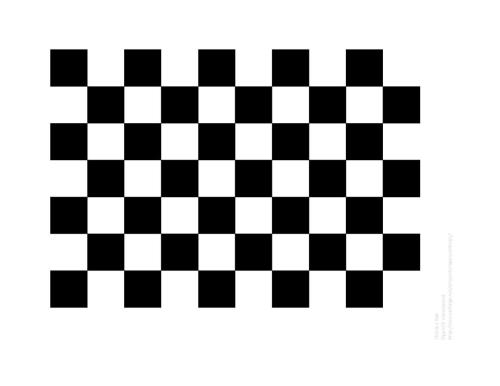
#> input picture Computer Vision/00OpenCV/image/chessboard.jpg, 500 x 386 px
$ python '30.2亚像素级精度角点.py'
#> lines starting #> are read from the running program, lines starting #| are printed output that depends on the picture; after the words box and inside, x2 and y2 are one past the last pixel; in counts of white or black regions, pixels touching at a corner belong together
import cv2
import numpy as np

filename = './image/chessboard.jpg'
img = cv2.imread(filename)
#> img is the input picture: shape (386, 500, 3); min 0, max 255, mean 191.1
gray = cv2.cvtColor(img, cv2.COLOR_BGR2GRAY)

# find Harris corners
gray = np.float32(gray)
dst = cv2.cornerHarris(gray, 2, 3, 0.04)
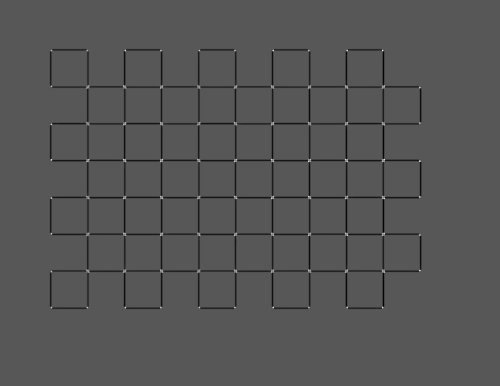
#> dst: shape (386, 500) float32; min -141505136, max 270969088, mean -3434060.5; drawn with min black and max white
dst = cv2.dilate(dst, None)
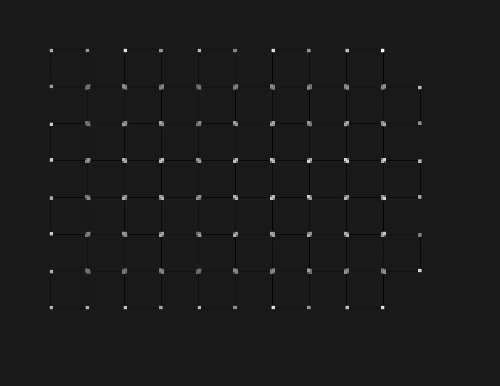
#> dst: shape (386, 500) float32; min -30299520, max 270969088, mean 974700.1; drawn with min black and max white
ret, dst = cv2.threshold(dst, 0.01*dst.max(), 255, 0)
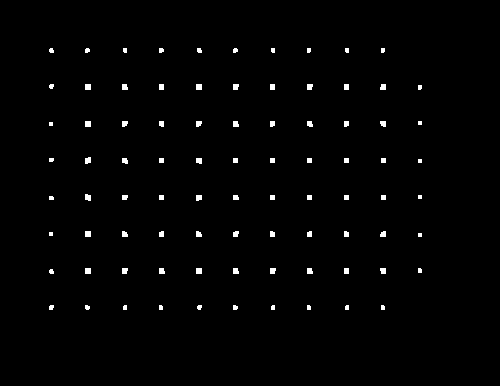
#> dst: shape (386, 500) float32; 1.2% white; 86 white regions (21 under 20 px), largest, box (x1, y1, x2, y2) and area: (85, 84, 91, 90) 36, (196, 84, 202, 90) 36, (85, 121, 91, 127) 36
#> ret = 2709690.9
dst = np.uint8(dst)

# find centroids
ret, labels, stats, centroids = cv2.connectedComponentsWithStats(dst)
#> labels: shape (386, 500) int32; 87 distinct labels, from 0 to 86
#> ret = 87; stats = 87 rows, first 6: [0, 0, 500, 386, 190741], [49, 48, 5, 5, 21], [85, 48, 5, 5, 21], [123, 48, 4, 5, 19], [159, 48, 5, 5, 22], [197, 48, 5, 5, 22]; centroids = 87 pairs, first value 50.5 to 419.5, second value 49.89 to 307.1

# define the criteria to stop and refine the corners
criteria = (cv2.TERM_CRITERIA_EPS + cv2.TERM_CRITERIA_MAX_ITER, 100, 0.001)  # 这个很新。
corners = cv2.cornerSubPix(gray, np.float32(centroids), (5, 5), (-1, -1), criteria)
#> corners = 87 pairs, first value 49.75 to 419.5, second value 48.87 to 307.2

for i in range(len(corners)):
    cv2.circle(img, tuple(corners[i]), 10, (0, 0, 255), -1)
#> this loop made 87 passes
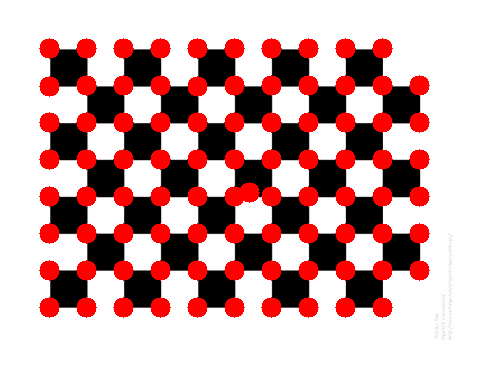
#> img: shape (386, 500, 3); 14.27% of pixels changed, all inside (x1, y1, x2, y2) = (39, 38, 430, 318)
# Now draw them
res = np.hstack((centroids, corners))
#> res = 87 rows, first 6: [249.8, 192.7, 249.8, 192.7], [51, 50.14, 49.78, 48.92], [86.86, 50, 86.89, 48.91], [124.6, 49.89, 123.6, 48.92], [160.8, 49.91, 160.6, 48.92], [198.9, 50.05, 197.8, 48.95]
res = np.int0(res)
#> res = 87 rows, first 6: [249, 192, 249, 192], [51, 50, 49, 48], [86, 50, 86, 48], [124, 49, 123, 48], [160, 49, 160, 48], [198, 50, 197, 48]
img[res[:, 1], res[:, 0]] = [0, 0, 255]
img[res[:, 3], res[:, 2]] = [0, 255, 0]
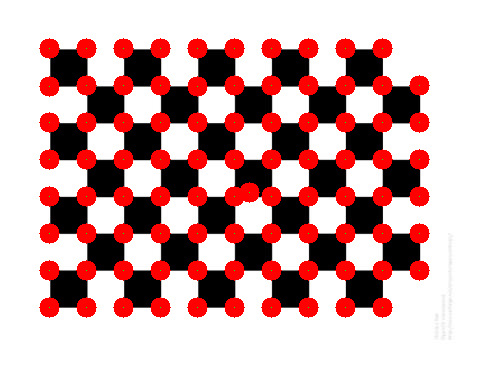
#> img: shape (386, 500, 3); 0.05% of pixels changed, all inside (x1, y1, x2, y2) = (49, 48, 420, 308)

# cv2.imwrite('subpixel5.png', img)
cv2.imshow('subpixel5.png', img)
cv2.waitKey(0)
cv2.destroyAllWindows()

$ run again, with Computer Vision/00OpenCV/image/23.1.1_0numpy傅里叶变换.jpg copied over Computer Vision/00OpenCV/image/chessboard.jpg
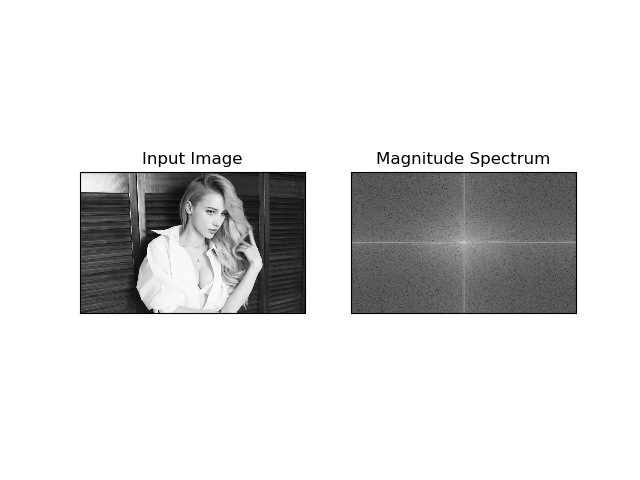
#> input picture Computer Vision/00OpenCV/image/23.1.1_0numpy傅里叶变换.jpg, 640 x 480 px
#> img is the input picture: shape (480, 640, 3); min 0, max 255, mean 222.6
#> `ret, dst = cv2.threshold(dst, 0.01*dst.max(), 255, 0)`:
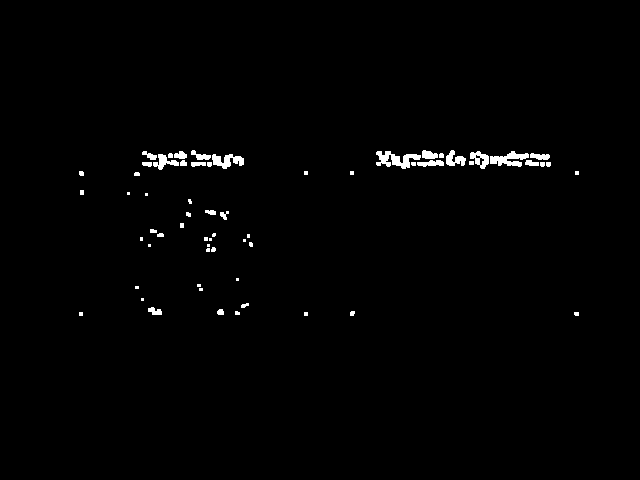
#> dst: shape (480, 640) float32; 1.1% white; 62 white regions (26 under 20 px), largest, box (x1, y1, x2, y2) and area: (376, 151, 421, 169) 408, (490, 151, 529, 167) 334, (212, 154, 244, 169) 279
#> `ret, dst = cv2.threshold(dst, 0.01*dst.max(), 255, 0)`: ret = 4896193.6
#> labels: shape (480, 640) int32; 63 distinct labels, from 0 to 62
#> `ret, labels, stats, centroids = cv2.connectedComponentsWithStats(dst)`: ret = 63; stats = 63 rows, first 6: [0, 0, 640, 480, 303931], [142, 151, 15, 9, 70], [174, 151, 13, 8, 76], [191, 150, 20, 10, 99], [376, 151, 45, 18, 408], [422, 150, 16, 9, 110]; centroids = 63 pairs, first value 80.5 to 576.5, second value 154.6 to 313.5
#> corners = 63 pairs, first value 79.44 to 576.6, second value 153.5 to 313.6
#> the loop `for i in range(len(corners)):` made 63 passes
#> after the loop `for i in range(len(corners)):`:
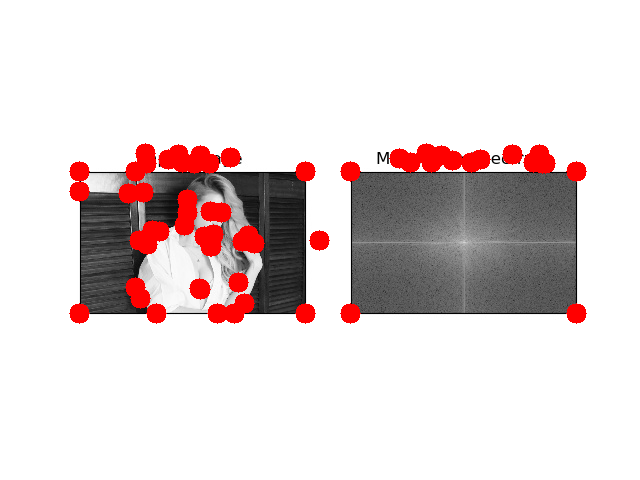
#> img: shape (480, 640, 3); 4.92% of pixels changed, all inside (x1, y1, x2, y2) = (69, 143, 587, 324)
#> `res = np.hstack((centroids, corners))`: res = 63 rows, first 6: [319.4, 240.1, 319.4, 240.1], [149.4, 155.2, 145.3, 153.6], [180.2, 154.9, 178.6, 154.1], [200.4, 155.5, 200.4, 155.5], [395.7, 159, 399.5, 159], [428.7, 154.6, 426.4, 153.5]
#> `res = np.int0(res)`: res = 63 rows, first 6: [319, 240, 319, 240], [149, 155, 145, 153], [180, 154, 178, 154], [200, 155, 200, 155], [395, 159, 399, 158], [428, 154, 426, 153]

$ run again, with Computer Vision/00OpenCV/image/23.1.1_1numpy逆傅里叶变换0.jpg copied over Computer Vision/00OpenCV/image/chessboard.jpg
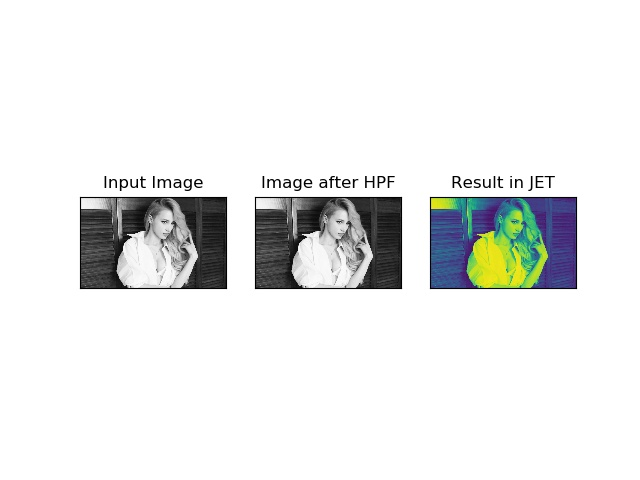
#> input picture Computer Vision/00OpenCV/image/23.1.1_1numpy逆傅里叶变换0.jpg, 640 x 480 px
#> img is the input picture: shape (480, 640, 3); mean B, G, R 234.5, 235.1, 234
#> `ret, dst = cv2.threshold(dst, 0.01*dst.max(), 255, 0)`:
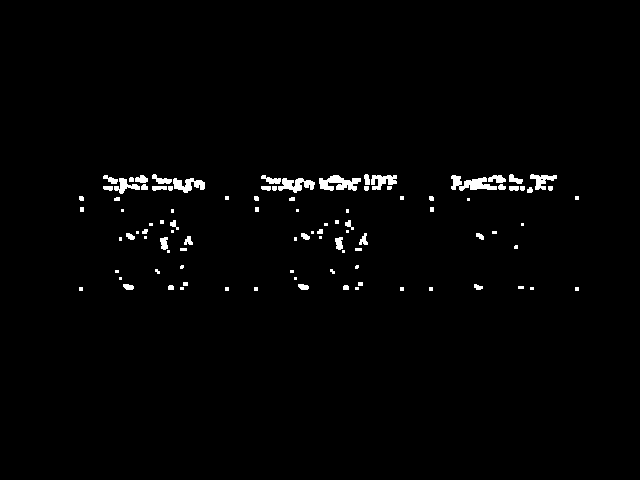
#> dst: shape (480, 640) float32; 1.5% white; 99 white regions (44 under 20 px), largest, box (x1, y1, x2, y2) and area: (319, 175, 361, 191) 406, (451, 175, 497, 191) 397, (278, 178, 315, 193) 314
#> `ret, dst = cv2.threshold(dst, 0.01*dst.max(), 255, 0)`: ret = 4912728.3
#> labels: shape (480, 640) int32; 100 distinct labels, from 0 to 99
#> `ret, labels, stats, centroids = cv2.connectedComponentsWithStats(dst)`: ret = 100; stats = 100 rows, first 6: [0, 0, 640, 480, 302600], [103, 175, 15, 9, 70], [135, 175, 13, 8, 76], [152, 174, 20, 10, 102], [261, 175, 20, 9, 100], [319, 175, 42, 16, 406]; centroids = 100 pairs, first value 80.5 to 576.5, second value 178.6 to 288.5
#> corners = 100 pairs, first value 79.46 to 576.6, second value 176.5 to 288.6
#> the loop `for i in range(len(corners)):` made 100 passes
#> `res = np.hstack((centroids, corners))`: res = 100 rows, first 6: [319.6, 240, 319.6, 240], [110.4, 179.2, 106.2, 177.6], [141.2, 178.9, 139.6, 178.1], [161.2, 179.5, 161.2, 179.5], [271.1, 179.5, 271.1, 179.5], [338.4, 182.9, 338.4, 182.9]
#> `res = np.int0(res)`: res = 100 rows, first 6: [319, 240, 319, 240], [110, 179, 106, 177], [141, 178, 139, 178], [161, 179, 161, 179], [271, 179, 271, 179], [338, 182, 338, 182]
#> `img[res[:, 3], res[:, 2]] = [0, 255, 0]`:
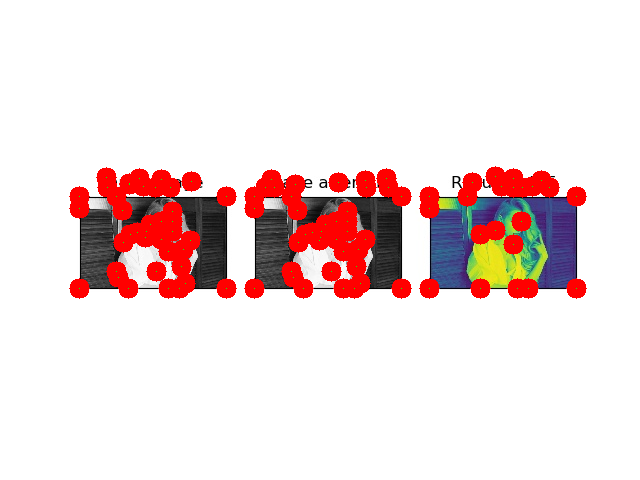
#> img: shape (480, 640, 3); mean B, G, R 220.5, 220.9, 239.6

$ run again, with Computer Vision/00OpenCV/image/23.1.1_1numpy逆傅里叶变换10.jpg copied over Computer Vision/00OpenCV/image/chessboard.jpg
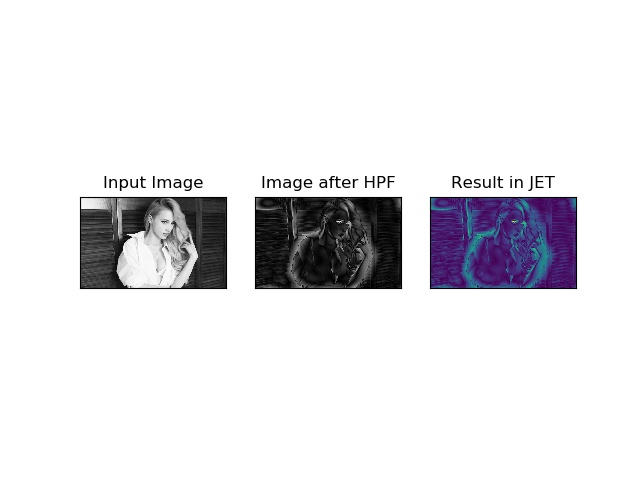
#> input picture Computer Vision/00OpenCV/image/23.1.1_1numpy逆傅里叶变换10.jpg, 640 x 480 px
#> img is the input picture: shape (480, 640, 3); mean B, G, R 231.5, 228.4, 229.4
#> `ret, dst = cv2.threshold(dst, 0.01*dst.max(), 255, 0)`:
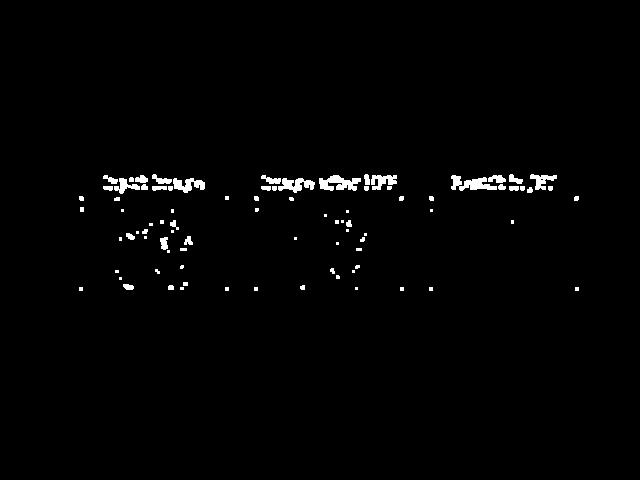
#> dst: shape (480, 640) float32; 1.4% white; 86 white regions (39 under 20 px), largest, box (x1, y1, x2, y2) and area: (319, 175, 361, 191) 406, (451, 175, 497, 191) 397, (278, 178, 315, 193) 314
#> `ret, dst = cv2.threshold(dst, 0.01*dst.max(), 255, 0)`: ret = 4912728.3
#> labels: shape (480, 640) int32; 87 distinct labels, from 0 to 86
#> `ret, labels, stats, centroids = cv2.connectedComponentsWithStats(dst)`: ret = 87; stats = 87 rows, first 6: [0, 0, 640, 480, 303044], [103, 175, 15, 9, 70], [135, 175, 13, 8, 76], [152, 174, 20, 10, 102], [261, 175, 20, 9, 100], [319, 175, 42, 16, 406]; centroids = 87 pairs, first value 80.5 to 576.5, second value 178.6 to 288.5
#> corners = 87 pairs, first value 79.46 to 576.6, second value 176.5 to 288.6
#> the loop `for i in range(len(corners)):` made 87 passes
#> after the loop `for i in range(len(corners)):`:
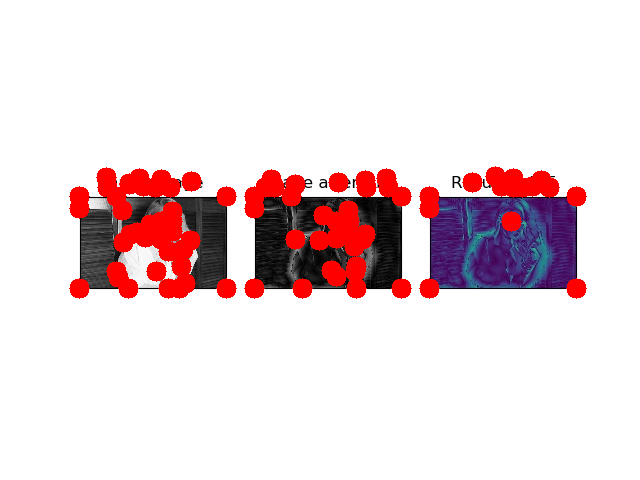
#> img: shape (480, 640, 3); 6.75% of pixels changed, all inside (x1, y1, x2, y2) = (69, 166, 587, 299)
#> `res = np.hstack((centroids, corners))`: res = 87 rows, first 6: [319.7, 240.1, 319.7, 240.1], [110.4, 179.2, 106.2, 177.6], [141.2, 178.9, 139.6, 178.1], [161.2, 179.5, 161.2, 179.5], [271.1, 179.5, 271.1, 179.5], [338.4, 182.9, 338.4, 182.9]
#> `res = np.int0(res)`: res = 87 rows, first 6: [319, 240, 319, 240], [110, 179, 106, 177], [141, 178, 139, 178], [161, 179, 161, 179], [271, 179, 271, 179], [338, 182, 338, 182]
